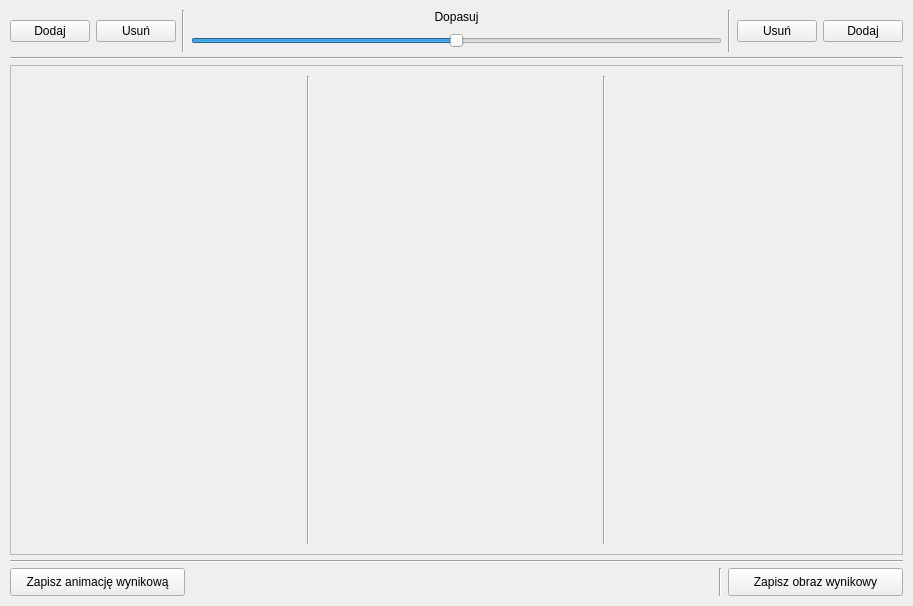
<?xml version="1.0" encoding="UTF-8"?>
<ui version="4.0">
 <class>MainWindowClass</class>
 <widget class="QMainWindow" name="MainWindowClass">
  <property name="geometry">
   <rect>
    <x>0</x>
    <y>0</y>
    <width>913</width>
    <height>606</height>
   </rect>
  </property>
  <property name="windowTitle">
   <string>MainWindow</string>
  </property>
  <widget class="QWidget" name="centralWidget">
   <property name="sizePolicy">
    <sizepolicy hsizetype="MinimumExpanding" vsizetype="MinimumExpanding">
     <horstretch>0</horstretch>
     <verstretch>0</verstretch>
    </sizepolicy>
   </property>
   <property name="contextMenuPolicy">
    <enum>Qt::NoContextMenu</enum>
   </property>
   <property name="autoFillBackground">
    <bool>true</bool>
   </property>
   <layout class="QGridLayout" name="gridLayout">
    <item row="0" column="0">
     <layout class="QVBoxLayout" name="MainLayout" stretch="0,0,0,0,0,0">
      <property name="spacing">
       <number>5</number>
      </property>
      <property name="sizeConstraint">
       <enum>QLayout::SetDefaultConstraint</enum>
      </property>
      <item>
       <layout class="QHBoxLayout" name="horizontalLayout">
        <item>
         <widget class="QPushButton" name="AddLeft_Button">
          <property name="sizePolicy">
           <sizepolicy hsizetype="Fixed" vsizetype="Fixed">
            <horstretch>0</horstretch>
            <verstretch>0</verstretch>
           </sizepolicy>
          </property>
          <property name="text">
           <string>Dodaj</string>
          </property>
         </widget>
        </item>
        <item>
         <widget class="QPushButton" name="RemoveLeft_Button">
          <property name="sizePolicy">
           <sizepolicy hsizetype="Fixed" vsizetype="Fixed">
            <horstretch>0</horstretch>
            <verstretch>0</verstretch>
           </sizepolicy>
          </property>
          <property name="text">
           <string>Usuń</string>
          </property>
         </widget>
        </item>
        <item>
         <widget class="Line" name="line_4">
          <property name="orientation">
           <enum>Qt::Vertical</enum>
          </property>
         </widget>
        </item>
        <item>
         <layout class="QVBoxLayout" name="verticalLayout_2">
          <property name="sizeConstraint">
           <enum>QLayout::SetMinimumSize</enum>
          </property>
          <item>
           <widget class="QLabel" name="Adjust_Label">
            <property name="sizePolicy">
             <sizepolicy hsizetype="Minimum" vsizetype="Maximum">
              <horstretch>0</horstretch>
              <verstretch>0</verstretch>
             </sizepolicy>
            </property>
            <property name="text">
             <string>Dopasuj</string>
            </property>
            <property name="alignment">
             <set>Qt::AlignBottom|Qt::AlignHCenter</set>
            </property>
           </widget>
          </item>
          <item>
           <widget class="QSlider" name="Adjust_Slider">
            <property name="sizePolicy">
             <sizepolicy hsizetype="Minimum" vsizetype="Maximum">
              <horstretch>0</horstretch>
              <verstretch>0</verstretch>
             </sizepolicy>
            </property>
            <property name="minimumSize">
             <size>
              <width>150</width>
              <height>22</height>
             </size>
            </property>
            <property name="maximum">
             <number>100</number>
            </property>
            <property name="value">
             <number>50</number>
            </property>
            <property name="orientation">
             <enum>Qt::Horizontal</enum>
            </property>
           </widget>
          </item>
         </layout>
        </item>
        <item>
         <widget class="Line" name="line_5">
          <property name="orientation">
           <enum>Qt::Vertical</enum>
          </property>
         </widget>
        </item>
        <item>
         <widget class="QPushButton" name="RemoveRigth_Button">
          <property name="sizePolicy">
           <sizepolicy hsizetype="Fixed" vsizetype="Fixed">
            <horstretch>0</horstretch>
            <verstretch>0</verstretch>
           </sizepolicy>
          </property>
          <property name="text">
           <string>Usuń</string>
          </property>
         </widget>
        </item>
        <item>
         <widget class="QPushButton" name="AddRight_Button">
          <property name="sizePolicy">
           <sizepolicy hsizetype="Fixed" vsizetype="Fixed">
            <horstretch>0</horstretch>
            <verstretch>0</verstretch>
           </sizepolicy>
          </property>
          <property name="text">
           <string>Dodaj</string>
          </property>
         </widget>
        </item>
       </layout>
      </item>
      <item>
       <widget class="Line" name="line_2">
        <property name="orientation">
         <enum>Qt::Horizontal</enum>
        </property>
       </widget>
      </item>
      <item>
       <widget class="QScrollArea" name="scrollArea">
        <property name="widgetResizable">
         <bool>true</bool>
        </property>
        <widget class="QWidget" name="scrollAreaWidgetContents">
         <property name="geometry">
          <rect>
           <x>0</x>
           <y>0</y>
           <width>891</width>
           <height>476</height>
          </rect>
         </property>
         <layout class="QHBoxLayout" name="horizontalLayout_4">
          <item>
           <spacer name="horizontalSpacer_4">
            <property name="orientation">
             <enum>Qt::Horizontal</enum>
            </property>
            <property name="sizeType">
             <enum>QSizePolicy::Minimum</enum>
            </property>
            <property name="sizeHint" stdset="0">
             <size>
              <width>5</width>
              <height>5</height>
             </size>
            </property>
           </spacer>
          </item>
          <item>
           <widget class="QLabel" name="LeftImage_Label">
            <property name="sizePolicy">
             <sizepolicy hsizetype="MinimumExpanding" vsizetype="MinimumExpanding">
              <horstretch>0</horstretch>
              <verstretch>0</verstretch>
             </sizepolicy>
            </property>
            <property name="text">
             <string/>
            </property>
           </widget>
          </item>
          <item>
           <spacer name="horizontalSpacer_3">
            <property name="orientation">
             <enum>Qt::Horizontal</enum>
            </property>
            <property name="sizeType">
             <enum>QSizePolicy::Minimum</enum>
            </property>
            <property name="sizeHint" stdset="0">
             <size>
              <width>5</width>
              <height>5</height>
             </size>
            </property>
           </spacer>
          </item>
          <item>
           <widget class="Line" name="line_6">
            <property name="orientation">
             <enum>Qt::Vertical</enum>
            </property>
           </widget>
          </item>
          <item>
           <spacer name="horizontalSpacer_5">
            <property name="orientation">
             <enum>Qt::Horizontal</enum>
            </property>
            <property name="sizeType">
             <enum>QSizePolicy::Minimum</enum>
            </property>
            <property name="sizeHint" stdset="0">
             <size>
              <width>5</width>
              <height>20</height>
             </size>
            </property>
           </spacer>
          </item>
          <item>
           <widget class="QLabel" name="MixedImage_Label">
            <property name="sizePolicy">
             <sizepolicy hsizetype="MinimumExpanding" vsizetype="MinimumExpanding">
              <horstretch>0</horstretch>
              <verstretch>0</verstretch>
             </sizepolicy>
            </property>
            <property name="text">
             <string/>
            </property>
           </widget>
          </item>
          <item>
           <spacer name="horizontalSpacer_6">
            <property name="orientation">
             <enum>Qt::Horizontal</enum>
            </property>
            <property name="sizeType">
             <enum>QSizePolicy::Minimum</enum>
            </property>
            <property name="sizeHint" stdset="0">
             <size>
              <width>5</width>
              <height>20</height>
             </size>
            </property>
           </spacer>
          </item>
          <item>
           <widget class="Line" name="line_7">
            <property name="orientation">
             <enum>Qt::Vertical</enum>
            </property>
           </widget>
          </item>
          <item>
           <spacer name="horizontalSpacer_7">
            <property name="orientation">
             <enum>Qt::Horizontal</enum>
            </property>
            <property name="sizeType">
             <enum>QSizePolicy::Minimum</enum>
            </property>
            <property name="sizeHint" stdset="0">
             <size>
              <width>5</width>
              <height>20</height>
             </size>
            </property>
           </spacer>
          </item>
          <item>
           <widget class="QLabel" name="RightImage_Label">
            <property name="sizePolicy">
             <sizepolicy hsizetype="MinimumExpanding" vsizetype="MinimumExpanding">
              <horstretch>0</horstretch>
              <verstretch>0</verstretch>
             </sizepolicy>
            </property>
            <property name="text">
             <string/>
            </property>
           </widget>
          </item>
          <item>
           <spacer name="horizontalSpacer_8">
            <property name="orientation">
             <enum>Qt::Horizontal</enum>
            </property>
            <property name="sizeType">
             <enum>QSizePolicy::Minimum</enum>
            </property>
            <property name="sizeHint" stdset="0">
             <size>
              <width>5</width>
              <height>20</height>
             </size>
            </property>
           </spacer>
          </item>
         </layout>
        </widget>
       </widget>
      </item>
      <item>
       <layout class="QHBoxLayout" name="horizontalLayout_2">
        <property name="sizeConstraint">
         <enum>QLayout::SetMinAndMaxSize</enum>
        </property>
       </layout>
      </item>
      <item>
       <widget class="Line" name="line">
        <property name="orientation">
         <enum>Qt::Horizontal</enum>
        </property>
       </widget>
      </item>
      <item>
       <layout class="QHBoxLayout" name="horizontalLayout_3">
        <item>
         <widget class="QPushButton" name="SaveAnimation_Button">
          <property name="sizePolicy">
           <sizepolicy hsizetype="Fixed" vsizetype="Fixed">
            <horstretch>0</horstretch>
            <verstretch>0</verstretch>
           </sizepolicy>
          </property>
          <property name="minimumSize">
           <size>
            <width>175</width>
            <height>28</height>
           </size>
          </property>
          <property name="text">
           <string>Zapisz animację wynikową</string>
          </property>
         </widget>
        </item>
        <item>
         <spacer name="horizontalSpacer">
          <property name="orientation">
           <enum>Qt::Horizontal</enum>
          </property>
          <property name="sizeHint" stdset="0">
           <size>
            <width>40</width>
            <height>20</height>
           </size>
          </property>
         </spacer>
        </item>
        <item>
         <spacer name="horizontalSpacer_2">
          <property name="orientation">
           <enum>Qt::Horizontal</enum>
          </property>
          <property name="sizeHint" stdset="0">
           <size>
            <width>40</width>
            <height>20</height>
           </size>
          </property>
         </spacer>
        </item>
        <item>
         <widget class="Line" name="line_3">
          <property name="orientation">
           <enum>Qt::Vertical</enum>
          </property>
         </widget>
        </item>
        <item>
         <widget class="QPushButton" name="SaveImage_Button">
          <property name="sizePolicy">
           <sizepolicy hsizetype="Fixed" vsizetype="Fixed">
            <horstretch>0</horstretch>
            <verstretch>0</verstretch>
           </sizepolicy>
          </property>
          <property name="minimumSize">
           <size>
            <width>175</width>
            <height>28</height>
           </size>
          </property>
          <property name="text">
           <string>Zapisz obraz wynikowy</string>
          </property>
         </widget>
        </item>
       </layout>
      </item>
     </layout>
    </item>
   </layout>
  </widget>
 </widget>
 <layoutdefault spacing="6" margin="10"/>
 <resources>
  <include location="MainWindow.qrc"/>
 </resources>
 <connections/>
</ui>
